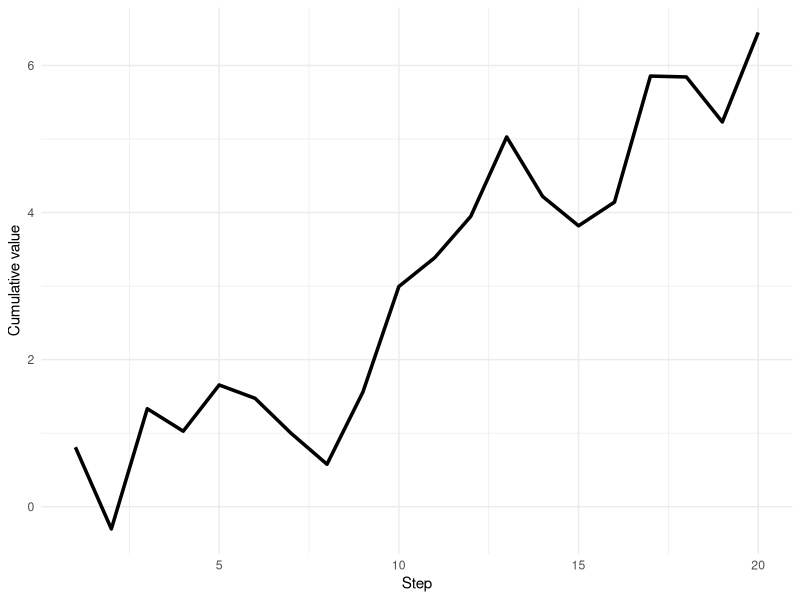

This chart was generated by the following R code:
## ---- chunk 1
#| label: fig-placeholder
#| fig-cap: "Placeholder: replace with your own plot"
library(tidyverse)
tibble(x = 1:20, y = cumsum(rnorm(20))) %>%
  ggplot(aes(x, y)) +
  geom_line(linewidth = 1.2) +
  theme_minimal() +
  labs(x = "Step", y = "Cumulative value")
